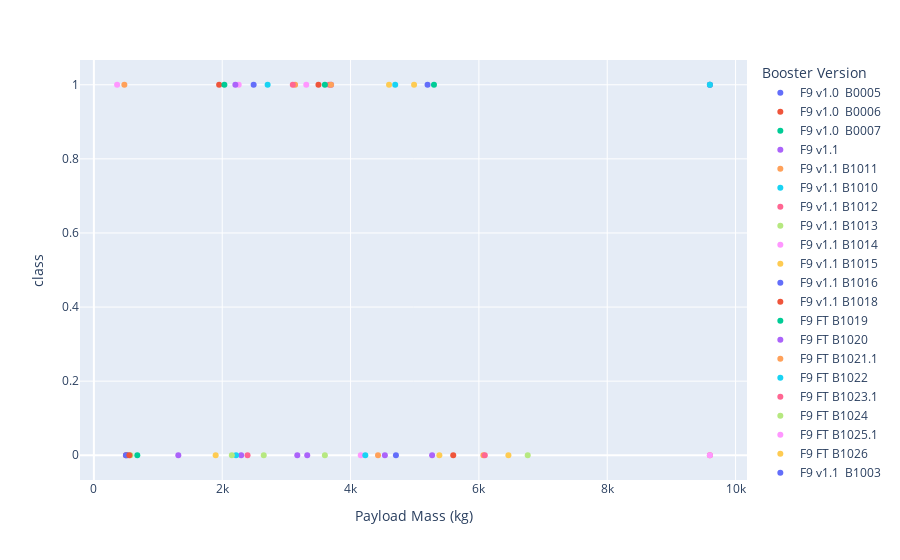

Here is the notebook cell this chart was saved with:
### Code cell
entered_payload_range = [100,10000]
fig = px.scatter(spacex_df.loc[(spacex_df['Payload Mass (kg)'] < entered_payload_range[1]) & (spacex_df['Payload Mass (kg)'] > entered_payload_range[0])],
                 x="Payload Mass (kg)",
                 y="class",
                 color="Booster Version")
fig

### Figure 1 — Plotly figure (JSON) as saved in the notebook; plotly's stock layout.template omitted (floating-point values rounded to 4 significant figures)
{"data": [{"hovertemplate": "Booster Version=F9 v1.0  B0005<br>Payload Mass (kg)=%{x}<br>class=%{y}<extra></extra>", "legendgroup": "F9 v1.0  B0005", "marker": {"color": "#636efa", "symbol": "circle"}, "mode": "markers", "name": "F9 v1.0  B0005", "orientation": "v", "showlegend": true, "type": "scatter", "x": [525], "xaxis": "x", "y": [0], "yaxis": "y"}, {"hovertemplate": "Booster Version=F9 v1.0  B0006<br>Payload Mass (kg)=%{x}<br>class=%{y}<extra></extra>", "legendgroup": "F9 v1.0  B0006", "marker": {"color": "#EF553B", "symbol": "circle"}, "mode": "markers", "name": "F9 v1.0  B0006", "orientation": "v", "showlegend": true, "type": "scatter", "x": [500], "xaxis": "x", "y": [0], "yaxis": "y"}, {"hovertemplate": "Booster Version=F9 v1.0  B0007<br>Payload Mass (kg)=%{x}<br>class=%{y}<extra></extra>", "legendgroup": "F9 v1.0  B0007", "marker": {"color": "#00cc96", "symbol": "circle"}, "mode": "markers", "name": "F9 v1.0  B0007", "orientation": "v", "showlegend": true, "type": "scatter", "x": [677], "xaxis": "x", "y": [0], "yaxis": "y"}, {"hovertemplate": "Booster Version=F9 v1.1<br>Payload Mass (kg)=%{x}<br>class=%{y}<extra></extra>", "legendgroup": "F9 v1.1", "marker": {"color": "#ab63fa", "symbol": "circle"}, "mode": "markers", "name": "F9 v1.1", "orientation": "v", "showlegend": true, "type": "scatter", "x": [3170, 3325, 2296, 1316, 4535], "xaxis": "x", "y": [0, 0, 0, 0, 0], "yaxis": "y"}, {"hovertemplate": "Booster Version=F9 v1.1 B1011<br>Payload Mass (kg)=%{x}<br>class=%{y}<extra></extra>", "legendgroup": "F9 v1.1 B1011", "marker": {"color": "#FFA15A", "symbol": "circle"}, "mode": "markers", "name": "F9 v1.1 B1011", "orientation": "v", "showlegend": true, "type": "scatter", "x": [4428], "xaxis": "x", "y": [0], "yaxis": "y"}, {"hovertemplate": "Booster Version=F9 v1.1 B1010<br>Payload Mass (kg)=%{x}<br>class=%{y}<extra></extra>", "legendgroup": "F9 v1.1 B1010", "marker": {"color": "#19d3f3", "symbol": "circle"}, "mode": "markers", "name": "F9 v1.1 B1010", "orientation": "v", "showlegend": true, "type": "scatter", "x": [2216], "xaxis": "x", "y": [0], "yaxis": "y"}, {"hovertemplate": "Booster Version=F9 v1.1 B1012<br>Payload Mass (kg)=%{x}<br>class=%{y}<extra></extra>", "legendgroup": "F9 v1.1 B1012", "marker": {"color": "#FF6692", "symbol": "circle"}, "mode": "markers", "name": "F9 v1.1 B1012", "orientation": "v", "showlegend": true, "type": "scatter", "x": [2395], "xaxis": "x", "y": [0], "yaxis": "y"}, {"hovertemplate": "Booster Version=F9 v1.1 B1013<br>Payload Mass (kg)=%{x}<br>class=%{y}<extra></extra>", "legendgroup": "F9 v1.1 B1013", "marker": {"color": "#B6E880", "symbol": "circle"}, "mode": "markers", "name": "F9 v1.1 B1013", "orientation": "v", "showlegend": true, "type": "scatter", "x": [570], "xaxis": "x", "y": [0], "yaxis": "y"}, {"hovertemplate": "Booster Version=F9 v1.1 B1014<br>Payload Mass (kg)=%{x}<br>class=%{y}<extra></extra>", "legendgroup": "F9 v1.1 B1014", "marker": {"color": "#FF97FF", "symbol": "circle"}, "mode": "markers", "name": "F9 v1.1 B1014", "orientation": "v", "showlegend": true, "type": "scatter", "x": [4159], "xaxis": "x", "y": [0], "yaxis": "y"}, {"hovertemplate": "Booster Version=F9 v1.1 B1015<br>Payload Mass (kg)=%{x}<br>class=%{y}<extra></extra>", "legendgroup": "F9 v1.1 B1015", "marker": {"color": "#FECB52", "symbol": "circle"}, "mode": "markers", "name": "F9 v1.1 B1015", "orientation": "v", "showlegend": true, "type": "scatter", "x": [1898], "xaxis": "x", "y": [0], "yaxis": "y"}, {"hovertemplate": "Booster Version=F9 v1.1 B1016<br>Payload Mass (kg)=%{x}<br>class=%{y}<extra></extra>", "legendgroup": "F9 v1.1 B1016", "marker": {"color": "#636efa", "symbol": "circle"}, "mode": "markers", "name": "F9 v1.1 B1016", "orientation": "v", "showlegend": true, "type": "scatter", "x": [4707], "xaxis": "x", "y": [0], "yaxis": "y"}, {"hovertemplate": "Booster Version=F9 v1.1 B1018<br>Payload Mass (kg)=%{x}<br>class=%{y}<extra></extra>", "legendgroup": "F9 v1.1 B1018", "marker": {"color": "#EF553B", "symbol": "circle"}, "mode": "markers", "name": "F9 v1.1 B1018", "orientation": "v", "showlegend": true, "type": "scatter", "x": [1952], "xaxis": "x", "y": [1], "yaxis": "y"}, {"hovertemplate": "Booster Version=F9 FT B1019<br>Payload Mass (kg)=%{x}<br>class=%{y}<extra></extra>", "legendgroup": "F9 FT B1019", "marker": {"color": "#00cc96", "symbol": "circle"}, "mode": "markers", "name": "F9 FT B1019", "orientation": "v", "showlegend": true, "type": "scatter", "x": [2034], "xaxis": "x", "y": [1], "yaxis": "y"}, {"hovertemplate": "Booster Version=F9 FT B1020<br>Payload Mass (kg)=%{x}<br>class=%{y}<extra></extra>", "legendgroup": "F9 FT B1020", "marker": {"color": "#ab63fa", "symbol": "circle"}, "mode": "markers", "name": "F9 FT B1020", "orientation": "v", "showlegend": true, "type": "scatter", "x": [5271], "xaxis": "x", "y": [0], "yaxis": "y"}, {"hovertemplate": "Booster Version=F9 FT B1021.1<br>Payload Mass (kg)=%{x}<br>class=%{y}<extra></extra>", "legendgroup": "F9 FT B1021.1", "marker": {"color": "#FFA15A", "symbol": "circle"}, "mode": "markers", "name": "F9 FT B1021.1", "orientation": "v", "showlegend": true, "type": "scatter", "x": [3136], "xaxis": "x", "y": [1], "yaxis": "y"}, {"hovertemplate": "Booster Version=F9 FT B1022<br>Payload Mass (kg)=%{x}<br>class=%{y}<extra></extra>", "legendgroup": "F9 FT B1022", "marker": {"color": "#19d3f3", "symbol": "circle"}, "mode": "markers", "name": "F9 FT B1022", "orientation": "v", "showlegend": true, "type": "scatter", "x": [4696], "xaxis": "x", "y": [1], "yaxis": "y"}, {"hovertemplate": "Booster Version=F9 FT B1023.1<br>Payload Mass (kg)=%{x}<br>class=%{y}<extra></extra>", "legendgroup": "F9 FT B1023.1", "marker": {"color": "#FF6692", "symbol": "circle"}, "mode": "markers", "name": "F9 FT B1023.1", "orientation": "v", "showlegend": true, "type": "scatter", "x": [3100], "xaxis": "x", "y": [1], "yaxis": "y"}, {"hovertemplate": "Booster Version=F9 FT B1024<br>Payload Mass (kg)=%{x}<br>class=%{y}<extra></extra>", "legendgroup": "F9 FT B1024", "marker": {"color": "#B6E880", "symbol": "circle"}, "mode": "markers", "name": "F9 FT B1024", "orientation": "v", "showlegend": true, "type": "scatter", "x": [3600], "xaxis": "x", "y": [0], "yaxis": "y"}, {"hovertemplate": "Booster Version=F9 FT B1025.1<br>Payload Mass (kg)=%{x}<br>class=%{y}<extra></extra>", "legendgroup": "F9 FT B1025.1", "marker": {"color": "#FF97FF", "symbol": "circle"}, "mode": "markers", "name": "F9 FT B1025.1", "orientation": "v", "showlegend": true, "type": "scatter", "x": [2257], "xaxis": "x", "y": [1], "yaxis": "y"}, {"hovertemplate": "Booster Version=F9 FT B1026<br>Payload Mass (kg)=%{x}<br>class=%{y}<extra></extra>", "legendgroup": "F9 FT B1026", "marker": {"color": "#FECB52", "symbol": "circle"}, "mode": "markers", "name": "F9 FT B1026", "orientation": "v", "showlegend": true, "type": "scatter", "x": [4600], "xaxis": "x", "y": [1], "yaxis": "y"}, {"hovertemplate": "Booster Version=F9 v1.1  B1003<br>Payload Mass (kg)=%{x}<br>class=%{y}<extra></extra>", "legendgroup": "F9 v1.1  B1003", "marker": {"color": "#636efa", "symbol": "circle"}, "mode": "markers", "name": "F9 v1.1  B1003", "orientation": "v", "showlegend": true, "type": "scatter", "x": [500], "xaxis": "x", "y": [0], "yaxis": "y"}, {"hovertemplate": "Booster Version=F9 v1.1 B1017<br>Payload Mass (kg)=%{x}<br>class=%{y}<extra></extra>", "legendgroup": "F9 v1.1 B1017", "marker": {"color": "#EF553B", "symbol": "circle"}, "mode": "markers", "name": "F9 v1.1 B1017", "orientation": "v", "showlegend": true, "type": "scatter", "x": [553], "xaxis": "x", "y": [0], "yaxis": "y"}, {"hovertemplate": "Booster Version=F9 FT B1029.1<br>Payload Mass (kg)=%{x}<br>class=%{y}<extra></extra>", "legendgroup": "F9 FT B1029.1", "marker": {"color": "#00cc96", "symbol": "circle"}, "mode": "markers", "name": "F9 FT B1029.1", "orientation": "v", "showlegend": true, "type": "scatter", "x": [9600], "xaxis": "x", "y": [1], "yaxis": "y"}, {"hovertemplate": "Booster Version=F9 FT B1036.1<br>Payload Mass (kg)=%{x}<br>class=%{y}<extra></extra>", "legendgroup": "F9 FT B1036.1", "marker": {"color": "#ab63fa", "symbol": "circle"}, "mode": "markers", "name": "F9 FT B1036.1", "orientation": "v", "showlegend": true, "type": "scatter", "x": [9600], "xaxis": "x", "y": [1], "yaxis": "y"}, {"hovertemplate": "Booster Version=F9 FT B1038.1<br>Payload Mass (kg)=%{x}<br>class=%{y}<extra></extra>", "legendgroup": "F9 FT B1038.1", "marker": {"color": "#FFA15A", "symbol": "circle"}, "mode": "markers", "name": "F9 FT B1038.1", "orientation": "v", "showlegend": true, "type": "scatter", "x": [475], "xaxis": "x", "y": [1], "yaxis": "y"}, {"hovertemplate": "Booster Version=F9 B4 B1041.1<br>Payload Mass (kg)=%{x}<br>class=%{y}<extra></extra>", "legendgroup": "F9 B4 B1041.1", "marker": {"color": "#19d3f3", "symbol": "circle"}, "mode": "markers", "name": "F9 B4 B1041.1", "orientation": "v", "showlegend": true, "type": "scatter", "x": [9600], "xaxis": "x", "y": [1], "yaxis": "y"}, {"hovertemplate": "Booster Version=F9 FT  B1036.2<br>Payload Mass (kg)=%{x}<br>class=%{y}<extra></extra>", "legendgroup": "F9 FT  B1036.2", "marker": {"color": "#FF6692", "symbol": "circle"}, "mode": "markers", "name": "F9 FT  B1036.2", "orientation": "v", "showlegend": true, "type": "scatter", "x": [9600], "xaxis": "x", "y": [0], "yaxis": "y"}, {"hovertemplate": "Booster Version=F9 FT  B1038.2<br>Payload Mass (kg)=%{x}<br>class=%{y}<extra></extra>", "legendgroup": "F9 FT  B1038.2", "marker": {"color": "#B6E880", "symbol": "circle"}, "mode": "markers", "name": "F9 FT  B1038.2", "orientation": "v", "showlegend": true, "type": "scatter", "x": [2150], "xaxis": "x", "y": [0], "yaxis": "y"}, {"hovertemplate": "Booster Version=F9 B4  B1041.2<br>Payload Mass (kg)=%{x}<br>class=%{y}<extra></extra>", "legendgroup": "F9 B4  B1041.2", "marker": {"color": "#FF97FF", "symbol": "circle"}, "mode": "markers", "name": "F9 B4  B1041.2", "orientation": "v", "showlegend": true, "type": "scatter", "x": [9600], "xaxis": "x", "y": [0], "yaxis": "y"}, {"hovertemplate": "Booster Version=F9 B4  B1043.2<br>Payload Mass (kg)=%{x}<br>class=%{y}<extra></extra>", "legendgroup": "F9 B4  B1043.2", "marker": {"color": "#FECB52", "symbol": "circle"}, "mode": "markers", "name": "F9 B4  B1043.2", "orientation": "v", "showlegend": true, "type": "scatter", "x": [6460], "xaxis": "x", "y": [0], "yaxis": "y"}, {"hovertemplate": "Booster Version=F9 FT B1031.1<br>Payload Mass (kg)=%{x}<br>class=%{y}<extra></extra>", "legendgroup": "F9 FT B1031.1", "marker": {"color": "#636efa", "symbol": "circle"}, "mode": "markers", "name": "F9 FT B1031.1", "orientation": "v", "showlegend": true, "type": "scatter", "x": [2490], "xaxis": "x", "y": [1], "yaxis": "y"}, {"hovertemplate": "Booster Version=F9 FT B1030<br>Payload Mass (kg)=%{x}<br>class=%{y}<extra></extra>", "legendgroup": "F9 FT B1030", "marker": {"color": "#EF553B", "symbol": "circle"}, "mode": "markers", "name": "F9 FT B1030", "orientation": "v", "showlegend": true, "type": "scatter", "x": [5600], "xaxis": "x", "y": [0], "yaxis": "y"}, {"hovertemplate": "Booster Version=F9 FT  B1021.2<br>Payload Mass (kg)=%{x}<br>class=%{y}<extra></extra>", "legendgroup": "F9 FT  B1021.2", "marker": {"color": "#00cc96", "symbol": "circle"}, "mode": "markers", "name": "F9 FT  B1021.2", "orientation": "v", "showlegend": true, "type": "scatter", "x": [5300], "xaxis": "x", "y": [1], "yaxis": "y"}, {"hovertemplate": "Booster Version=F9 FT B1032.1<br>Payload Mass (kg)=%{x}<br>class=%{y}<extra></extra>", "legendgroup": "F9 FT B1032.1", "marker": {"color": "#ab63fa", "symbol": "circle"}, "mode": "markers", "name": "F9 FT B1032.1", "orientation": "v", "showlegend": true, "type": "scatter", "x": [3697.0], "xaxis": "x", "y": [1], "yaxis": "y"}, {"hovertemplate": "Booster Version=F9 FT B1034<br>Payload Mass (kg)=%{x}<br>class=%{y}<extra></extra>", "legendgroup": "F9 FT B1034", "marker": {"color": "#FFA15A", "symbol": "circle"}, "mode": "markers", "name": "F9 FT B1034", "orientation": "v", "showlegend": true, "type": "scatter", "x": [6070], "xaxis": "x", "y": [0], "yaxis": "y"}, {"hovertemplate": "Booster Version=F9 FT B1035.1<br>Payload Mass (kg)=%{x}<br>class=%{y}<extra></extra>", "legendgroup": "F9 FT B1035.1", "marker": {"color": "#19d3f3", "symbol": "circle"}, "mode": "markers", "name": "F9 FT B1035.1", "orientation": "v", "showlegend": true, "type": "scatter", "x": [2708], "xaxis": "x", "y": [1], "yaxis": "y"}, {"hovertemplate": "Booster Version=F9 FT  B1029.2<br>Payload Mass (kg)=%{x}<br>class=%{y}<extra></extra>", "legendgroup": "F9 FT  B1029.2", "marker": {"color": "#FF6692", "symbol": "circle"}, "mode": "markers", "name": "F9 FT  B1029.2", "orientation": "v", "showlegend": true, "type": "scatter", "x": [3669], "xaxis": "x", "y": [1], "yaxis": "y"}, {"hovertemplate": "Booster Version=F9 FT B1037<br>Payload Mass (kg)=%{x}<br>class=%{y}<extra></extra>", "legendgroup": "F9 FT B1037", "marker": {"color": "#B6E880", "symbol": "circle"}, "mode": "markers", "name": "F9 FT B1037", "orientation": "v", "showlegend": true, "type": "scatter", "x": [6761], "xaxis": "x", "y": [0], "yaxis": "y"}, {"hovertemplate": "Booster Version=F9 B4 B1039.1<br>Payload Mass (kg)=%{x}<br>class=%{y}<extra></extra>", "legendgroup": "F9 B4 B1039.1", "marker": {"color": "#FF97FF", "symbol": "circle"}, "mode": "markers", "name": "F9 B4 B1039.1", "orientation": "v", "showlegend": true, "type": "scatter", "x": [3310], "xaxis": "x", "y": [1], "yaxis": "y"}, {"hovertemplate": "Booster Version=F9 B4 B1040.1<br>Payload Mass (kg)=%{x}<br>class=%{y}<extra></extra>", "legendgroup": "F9 B4 B1040.1", "marker": {"color": "#FECB52", "symbol": "circle"}, "mode": "markers", "name": "F9 B4 B1040.1", "orientation": "v", "showlegend": true, "type": "scatter", "x": [4990], "xaxis": "x", "y": [1], "yaxis": "y"}, {"hovertemplate": "Booster Version=F9 FT  B1031.2<br>Payload Mass (kg)=%{x}<br>class=%{y}<extra></extra>", "legendgroup": "F9 FT  B1031.2", "marker": {"color": "#636efa", "symbol": "circle"}, "mode": "markers", "name": "F9 FT  B1031.2", "orientation": "v", "showlegend": true, "type": "scatter", "x": [5200], "xaxis": "x", "y": [1], "yaxis": "y"}, {"hovertemplate": "Booster Version=F9 B4 B1042.1<br>Payload Mass (kg)=%{x}<br>class=%{y}<extra></extra>", "legendgroup": "F9 B4 B1042.1", "marker": {"color": "#EF553B", "symbol": "circle"}, "mode": "markers", "name": "F9 B4 B1042.1", "orientation": "v", "showlegend": true, "type": "scatter", "x": [3500], "xaxis": "x", "y": [1], "yaxis": "y"}, {"hovertemplate": "Booster Version=F9 B5  B1046.1<br>Payload Mass (kg)=%{x}<br>class=%{y}<extra></extra>", "legendgroup": "F9 B5  B1046.1", "marker": {"color": "#00cc96", "symbol": "circle"}, "mode": "markers", "name": "F9 B5  B1046.1", "orientation": "v", "showlegend": true, "type": "scatter", "x": [3600], "xaxis": "x", "y": [1], "yaxis": "y"}, {"hovertemplate": "Booster Version=F9 FT  B1035.2<br>Payload Mass (kg)=%{x}<br>class=%{y}<extra></extra>", "legendgroup": "F9 FT  B1035.2", "marker": {"color": "#ab63fa", "symbol": "circle"}, "mode": "markers", "name": "F9 FT  B1035.2", "orientation": "v", "showlegend": true, "type": "scatter", "x": [2205], "xaxis": "x", "y": [1], "yaxis": "y"}, {"hovertemplate": "Booster Version=F9 B4 B1043.1<br>Payload Mass (kg)=%{x}<br>class=%{y}<extra></extra>", "legendgroup": "F9 B4 B1043.1", "marker": {"color": "#FFA15A", "symbol": "circle"}, "mode": "markers", "name": "F9 B4 B1043.1", "orientation": "v", "showlegend": true, "type": "scatter", "x": [3697.0], "xaxis": "x", "y": [1], "yaxis": "y"}, {"hovertemplate": "Booster Version=F9 FT  B1032.2<br>Payload Mass (kg)=%{x}<br>class=%{y}<extra></extra>", "legendgroup": "F9 FT  B1032.2", "marker": {"color": "#19d3f3", "symbol": "circle"}, "mode": "markers", "name": "F9 FT  B1032.2", "orientation": "v", "showlegend": true, "type": "scatter", "x": [4230], "xaxis": "x", "y": [0], "yaxis": "y"}, {"hovertemplate": "Booster Version=F9 B4 B1044<br>Payload Mass (kg)=%{x}<br>class=%{y}<extra></extra>", "legendgroup": "F9 B4 B1044", "marker": {"color": "#FF6692", "symbol": "circle"}, "mode": "markers", "name": "F9 B4 B1044", "orientation": "v", "showlegend": true, "type": "scatter", "x": [6092], "xaxis": "x", "y": [0], "yaxis": "y"}, {"hovertemplate": "Booster Version=F9 B4  B1039.2<br>Payload Mass (kg)=%{x}<br>class=%{y}<extra></extra>", "legendgroup": "F9 B4  B1039.2", "marker": {"color": "#B6E880", "symbol": "circle"}, "mode": "markers", "name": "F9 B4  B1039.2", "orientation": "v", "showlegend": true, "type": "scatter", "x": [2647], "xaxis": "x", "y": [0], "yaxis": "y"}, {"hovertemplate": "Booster Version=F9 B4 B1045.1<br>Payload Mass (kg)=%{x}<br>class=%{y}<extra></extra>", "legendgroup": "F9 B4 B1045.1", "marker": {"color": "#FF97FF", "symbol": "circle"}, "mode": "markers", "name": "F9 B4 B1045.1", "orientation": "v", "showlegend": true, "type": "scatter", "x": [362], "xaxis": "x", "y": [1], "yaxis": "y"}, {"hovertemplate": "Booster Version=F9 B4  B1040.2<br>Payload Mass (kg)=%{x}<br>class=%{y}<extra></extra>", "legendgroup": "F9 B4  B1040.2", "marker": {"color": "#FECB52", "symbol": "circle"}, "mode": "markers", "name": "F9 B4  B1040.2", "orientation": "v", "showlegend": true, "type": "scatter", "x": [5384], "xaxis": "x", "y": [0], "yaxis": "y"}], "layout": {"legend": {"title": {"text": "Booster Version"}, "tracegroupgap": 0}, "margin": {"t": 60}, "xaxis": {"anchor": "y", "domain": [0, 1], "title": {"text": "Payload Mass (kg)"}}, "yaxis": {"anchor": "x", "domain": [0, 1], "title": {"text": "class"}}}}
